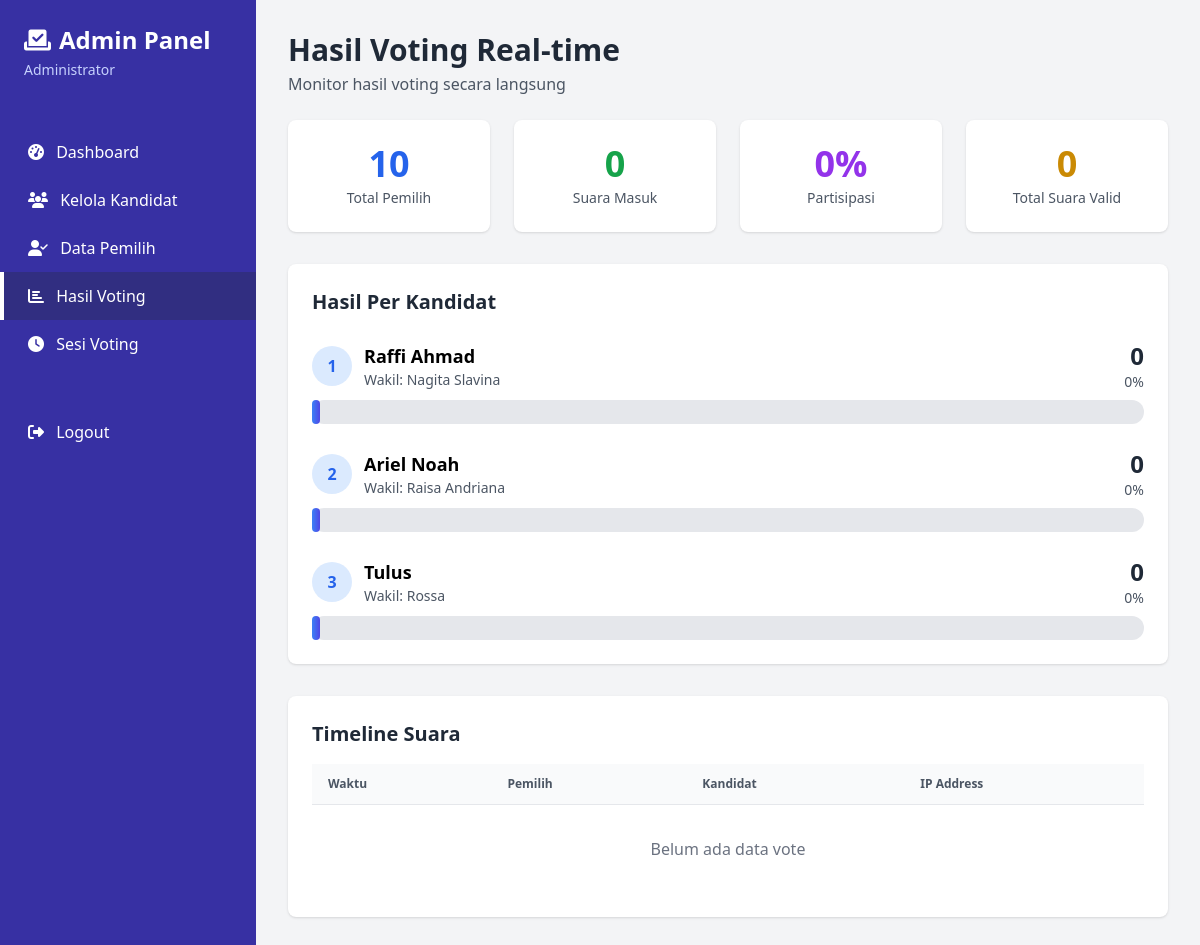
/admin/results.php (signed in), run on the app's committed database.
### tables this page shows
CREATE TABLE candidates (
    id INT PRIMARY KEY AUTO_INCREMENT,
    no_urut INT UNIQUE NOT NULL,
    nama_ketua VARCHAR(100) NOT NULL,
    nama_wakil VARCHAR(100),
    foto VARCHAR(255) DEFAULT 'default.jpg',
    visi TEXT,
    misi TEXT,
    angkatan YEAR,
    created_at TIMESTAMP DEFAULT CURRENT_TIMESTAMP
);

### includes/functions.php (called while the page is built, shortened)
<?php
function getVoteResults($conn) {
    $query = "SELECT
                c.*,
                COUNT(v.id) as jumlah_suara,
                (COUNT(v.id) / (SELECT COUNT(*) FROM votes) * 100) as persentase
              FROM candidates c
              LEFT JOIN votes v ON c.id = v.candidate_id
              GROUP BY c.id
              ORDER BY jumlah_suara DESC";
    $result = mysqli_query($conn, $query);
    $data = [];
    while ($row = mysqli_fetch_assoc($result)) {
        $row['persentase'] = round($row['persentase'] ?? 0, 1);
        $data[] = $row;
    }
    return $data;
}
function getStatistics($conn) {
    $stats = [];
    $result = mysqli_query($conn, "SELECT COUNT(*) as total FROM voters");
    $stats['total_voters'] = mysqli_fetch_assoc($result)['total'];
    $result = mysqli_query($conn, "SELECT COUNT(*) as total FROM votes");
    $stats['total_voted'] = mysqli_fetch_assoc($result)['total'];
    $result = mysqli_query($conn, "SELECT COUNT(*) as total FROM candidates");
    $stats['total_candidates'] = mysqli_fetch_assoc($result)['total'];
    $stats['partisipasi'] = $stats['total_voters'] > 0
        ? round(($stats['total_voted'] / $stats['total_voters']) * 100, 1)
        : 0;
    return $stats;
}
?>

### admin/results.php (the view, shortened to what this page needs)
<?php
require_once '../includes/config.php';
require_once '../includes/functions.php';
$results = getVoteResults($conn);
$stats = getStatistics($conn);
$total_votes_query = mysqli_query($conn, "SELECT COUNT(*) as total FROM votes");
$total_votes = mysqli_fetch_assoc($total_votes_query)['total'];
?>
<!DOCTYPE html>
<html lang="id">
<head>
    <script src="https://cdn.tailwindcss.com"></script>
    <link rel="stylesheet" href="https://cdnjs.cloudflare.com/ajax/libs/font-awesome/6.4.0/css/all.min.css">
</head>
<body class="bg-gray-100">
    <div class="flex h-screen overflow-hidden">
        <div class="w-64 bg-indigo-800 text-white flex-shrink-0 hidden md:block">
            <div class="p-6">
                <h1 class="text-2xl font-bold flex items-center">
                    <i class="fas fa-vote-yea mr-2"></i>
                    Admin Panel
                </h1>
                <p class="text-sm text-indigo-200 mt-1"><?= htmlspecialchars($_SESSION['admin_nama']) ?></p>
            </div>
            <nav class="mt-6">
                <a href="index.php" class="block py-3 px-6 hover:bg-indigo-700 transition border-l-4 border-transparent">
                    <i class="fas fa-tachometer-alt mr-2"></i> Dashboard
                </a>
                <a href="candidates.php" class="block py-3 px-6 hover:bg-indigo-700 transition border-l-4 border-transparent">
                    <i class="fas fa-users mr-2"></i> Kelola Kandidat
                </a>
                <a href="voters.php" class="block py-3 px-6 hover:bg-indigo-700 transition border-l-4 border-transparent">
                    <i class="fas fa-user-check mr-2"></i> Data Pemilih
                </a>
                <a href="results.php" class="block py-3 px-6 bg-indigo-900 hover:bg-indigo-700 transition border-l-4 border-white">
                    <i class="fas fa-chart-bar mr-2"></i> Hasil Voting
                </a>
                <a href="sessions.php" class="block py-3 px-6 hover:bg-indigo-700 transition border-l-4 border-transparent">
                    <i class="fas fa-clock mr-2"></i> Sesi Voting
                </a>
                <a href="../logout.php" class="block py-3 px-6 hover:bg-red-700 transition border-l-4 border-transparent mt-10">
                    <i class="fas fa-sign-out-alt mr-2"></i> Logout
                </a>
            </nav>
        </div>
        <div class="flex-1 overflow-y-auto">
            <div class="p-8">
                <div class="mb-6">
                    <h2 class="text-3xl font-bold text-gray-800">Hasil Voting Real-time</h2>
                    <p class="text-gray-600 mt-1">Monitor hasil voting secara langsung</p>
                </div>
                <div class="grid grid-cols-1 md:grid-cols-4 gap-6 mb-8">
                    <div class="bg-white rounded-lg shadow p-6">
                        <div class="text-center">
                            <div class="text-4xl font-bold text-blue-600"><?= $stats['total_voters'] ?></div>
                            <div class="text-sm text-gray-600 mt-1">Total Pemilih</div>
                        </div>
                    </div>
                    <div class="bg-white rounded-lg shadow p-6">
                        <div class="text-center">
                            <div class="text-4xl font-bold text-green-600"><?= $stats['total_voted'] ?></div>
                            <div class="text-sm text-gray-600 mt-1">Suara Masuk</div>
                        </div>
                    </div>
                    <div class="bg-white rounded-lg shadow p-6">
                        <div class="text-center">
                            <div class="text-4xl font-bold text-purple-600"><?= $stats['partisipasi'] ?>%</div>
                            <div class="text-sm text-gray-600 mt-1">Partisipasi</div>
                        </div>
                    </div>
                    <div class="bg-white rounded-lg shadow p-6">
                        <div class="text-center">
                            <div class="text-4xl font-bold text-yellow-600"><?= $total_votes ?></div>
                            <div class="text-sm text-gray-600 mt-1">Total Suara Valid</div>
                        </div>
                    </div>
                </div>
                <div class="bg-white rounded-lg shadow p-6 mb-8">
                    <h3 class="text-xl font-bold text-gray-800 mb-6">Hasil Per Kandidat</h3>
                    <?php if (count($results) > 0): ?>
                    <div class="space-y-6">
                        <?php foreach ($results as $index => $candidate):
                        ?>
                        <div>
                            <div class="flex justify-between items-center mb-2">
                                <div class="flex items-center">
                                    <span class="inline-flex items-center justify-center w-10 h-10 rounded-full bg-blue-100 text-blue-600 font-bold mr-3">
                                        <?= $candidate['no_urut'] ?>
                                    </span>
                                    <div>
                                        <div class="font-semibold text-lg"><?= htmlspecialchars($candidate['nama_ketua']) ?></div>
                                        <?php if ($candidate['nama_wakil']): ?>
                                        <div class="text-sm text-gray-600">Wakil: <?= htmlspecialchars($candidate['nama_wakil']) ?></div>
                                        <?php endif; ?>
                                    </div>
                                </div>
                                <div class="text-right">
                                    <div class="text-2xl font-bold text-gray-800"><?= $candidate['jumlah_suara'] ?></div>
                                    <div class="text-sm text-gray-600"><?= $candidate['persentase'] ?>%</div>
                                </div>
                            </div>
                            <div class="w-full bg-gray-200 rounded-full h-6">
                                <div class="bg-gradient-to-r from-blue-500 to-indigo-600 h-6 rounded-full transition-all duration-500 flex items-center justify-end pr-2"
                                     style="width: <?= $candidate['persentase'] ?>%">
                                </div>
                            </div>
                        </div>
                        <?php endforeach; ?>
                    </div>
                    <?php endif; ?>
                </div>
                <div class="bg-white rounded-lg shadow p-6">
                    <h3 class="text-xl font-bold text-gray-800 mb-4">Timeline Suara</h3>
                    <div class="overflow-x-auto">
                        <table class="w-full">
                            <thead>
                                <tr class="bg-gray-50 border-b">
                                    <th class="px-4 py-3 text-left text-xs font-semibold text-gray-600">Waktu</th>
                                    <th class="px-4 py-3 text-left text-xs font-semibold text-gray-600">Pemilih</th>
                                    <th class="px-4 py-3 text-left text-xs font-semibold text-gray-600">Kandidat</th>
                                    <th class="px-4 py-3 text-left text-xs font-semibold text-gray-600">IP Address</th>
                                </tr>
                            </thead>
                            <tbody>
                                <?php
                                $timeline_query = "SELECT v.vote_time, vr.nama as voter_name, vr.nim_nis, c.nama_ketua, v.ip_address
                                                  FROM votes v
                                                  JOIN voters vr ON v.voter_id = vr.id
                                                  JOIN candidates c ON v.candidate_id = c.id
                                                  ORDER BY v.vote_time DESC
                                                  LIMIT 50";
                                $timeline_result = mysqli_query($conn, $timeline_query);
                                if (mysqli_num_rows($timeline_result) > 0):
                                    while ($row = mysqli_fetch_assoc($timeline_result)):
                                ?>
                                <tr class="border-b hover:bg-gray-50">
                                    <td class="px-4 py-3 text-sm"><?= date('d/m/Y H:i:s', strtotime($row['vote_time'])) ?></td>
                                    <td class="px-4 py-3 text-sm">
                                        <div class="font-medium"><?= htmlspecialchars($row['voter_name']) ?></div>
                                        <div class="text-xs text-gray-500"><?= htmlspecialchars($row['nim_nis']) ?></div>
                                    </td>
                                    <td class="px-4 py-3 text-sm"><?= htmlspecialchars($row['nama_ketua']) ?></td>
                                    <td class="px-4 py-3 text-sm text-gray-600"><?= htmlspecialchars($row['ip_address']) ?></td>
                                </tr>
                                <?php
                                    endwhile;
                                else:
                                ?>
                                <tr>
                                    <td colspan="4" class="px-4 py-8 text-center text-gray-500">
                                        Belum ada data vote
                                    </td>
                                </tr>
                                <?php endif; ?>
                            </tbody>
                        </table>
                    </div>
                </div>
            </div>
        </div>
    </div>
</body>
</html>

### data on the page
candidates: no_urut "1", nama_ketua "Raffi Ahmad", nama_wakil "Nagita Slavina", jumlah_suara "0", persentase "0"
candidates: no_urut "2", nama_ketua "Ariel Noah", nama_wakil "Raisa Andriana", jumlah_suara "0", persentase "0"
candidates: no_urut "3", nama_ketua "Tulus", nama_wakil "Rossa", jumlah_suara "0", persentase "0"

### other printed values
$_SESSION['admin_nama'] "Administrator"
$stats['total_voters'] "10"
$stats['total_voted'] "0"
$stats['partisipasi'] "0"
$total_votes "0"
